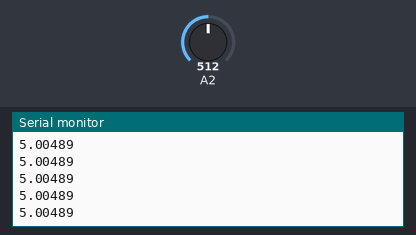
The sketch below on a simulated Arduino Uno, built with avr-gcc and run on an emulated ATmega328P. Parts: the last lines printed to the serial monitor. The inputs (shaded band) are chosen by the test bench; at power-on: A2 = 512.

Above: at 1.2 s.
1.3 s: A2 set to 716
At 1.34 s:
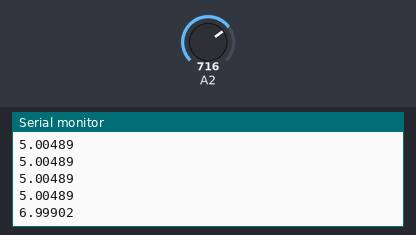
2.8 s: A2 set to 900
At 2.81 s:
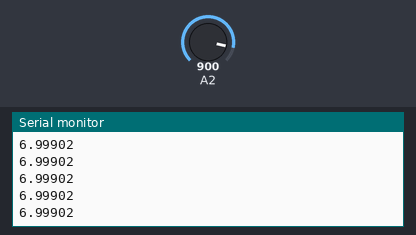
Timing chart, 0 to 5.8 s (numbered marks = the images above; inputs shaded):
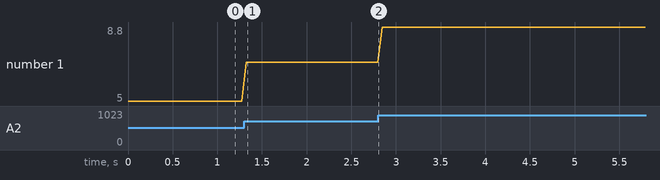

Measured:
- after the input at 1.3 s, the serial monitor: prints a new line at once (image 1)
- plotted number 1: 5 → 7 after the input at 1.3 s, 7 → 8.8 after the input at 2.8 s

The sketch:

SAP05_VoltageSetup.ino
```cpp
void setup() {
  Serial.begin(9600);  // Initialize serial communication at 9600 baud
}

void loop() {
  int voltage = analogRead(A2);  // Read voltage value from analog pin A0
  float voltageVolts = voltage * (10 / 1023.0);  // Convert analog reading to voltage in volts
  //Serial.print("Voltage: ");
  Serial.println(voltageVolts, 5);  // Print voltage to 2 decimal places

  //Serial.println("V");
  delay(50);  // Wait for 1 second before taking another reading
}
```
